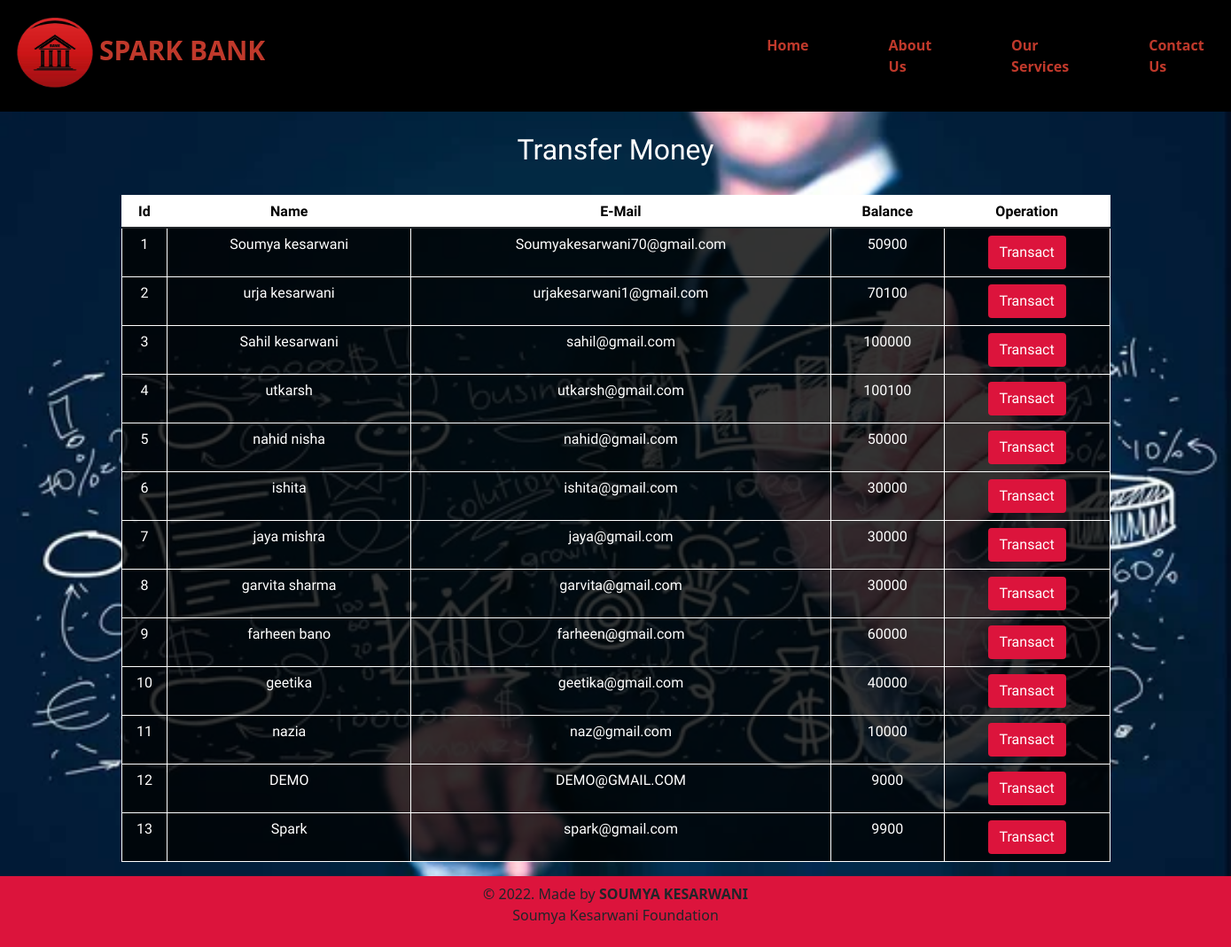
The app's page /transfermoney.php with its own data.
### tables this page shows
CREATE TABLE `users` (
  `id` int(11) NOT NULL,
  `name` varchar(255) NOT NULL,
  `email` varchar(255) NOT NULL,
  `balance` int(8) NOT NULL
);

### transfermoney.php (the view, shortened to what this page needs)
  <?php
  include 'navbar.php';
  ?>
<?php
    include 'config.php';?>
<?php
    $sql = "SELECT * FROM users";
    $result = mysqli_query($conn,$sql);
?>
<!doctype html>
<html lang="en">
  <head>
    <link href="https://cdn.jsdelivr.net/npm/bootstrap@5.1.3/dist/css/bootstrap.min.css" rel="stylesheet">
<link rel="stylesheet" href="https://cdnjs.cloudflare.com/ajax/libs/font-awesome/6.0.0-beta3/css/all.min.css" />
  </head>
  <body>
     <div class="bbb" >
   <div class="container" style="font-family: 'Supermercado One', cursive;">
        <h2 class="text-center pt-4" style="color : fff;">Transfer Money</h2>
        <br>
            <div class="row">
                <div class="col">
                    <div style="background: rgba(0, 0, 0, 0.8);">
                    <table class="table-responsive-sm table  table-sm  table-bordered" style="border-color:#fff;" >
                        <thead >
                            <tr style="color : #000; background: #fff;">
                            <th scope="col" class="text-center py-2">Id</th>
                            <th scope="col" class="text-center py-2">Name</th>
                            <th scope="col" class="text-center py-2">E-Mail</th>
                            <th scope="col" class="text-center py-2">Balance</th>
                            <th scope="col" class="text-center py-2">Operation</th>
                            </tr>
                        </thead>
                        <tbody>
                <?php
                    while($rows=mysqli_fetch_assoc($result)){
                ?>
                    <tr style="color : #fff;"class="justify-center text-center">
                        <td class="py-2"><?php echo $rows['id'] ?></td>
                        <td class="py-2"><?php echo $rows['name']?></td>
                        <td class="py-2"><?php echo $rows['email']?></td>
                        <td class="py-2"><?php echo $rows['balance']?></td>
                        <td class="py-2"><a href="selecteduserdetail.php?id= <?php echo $rows['id'] ;?>"> <button type="button" class="btn" style="background-color : crimson;color: #fff;">Transact</button></a></td>
                    </tr>
                <?php
                    }
                ?>
                        </tbody>
                    </table>
                    </div>
                </div>
            </div>
         </div>
 <?php
  include 'footer.php';
  ?>
  </body>
</html>

### navbar.php (shortened to what this page needs)
<nav class="navbar navbar-expand-lg navbar-dark  sticky-top" style="background: #000;">
  <div class="container-fluid">
    <a class="navbar-brand" href="#"><img src="./images/bankicon.png" alt="" width="100" height="100"><b style="color : #C0392B;font-size: 30px;">SPARK BANK</b></a>
    <div class="collapse navbar-collapse s " id="navbarSupportedContent">
      <ul class="navbar-nav ml-auto">
              <li class="nav-item">
                <a class="nav-link" href="index.php" ><b>Home</b></a>
              </li>
              <li class="nav-item">
                <a class="nav-link" href="https://internship.thesparksfoundation.info/"><b>About Us</b></a>
              </li>
              <li class="nav-item">
                <a class="nav-link" href="services.php"><b>Our Services</b></a>
              </li>
              <li class="nav-item">
                <a class="nav-link" href="contact.php" ><b>Contact Us</b></a>
              </li>
      </ul>
    </div>
  </div>
</nav>

### footer.php
<footer class="text-center  py-2" style="background:crimson;">
       <p>&copy 2022. Made by <b>SOUMYA KESARWANI</b> <br> Soumya Kesarwani Foundation</p>
     </footer>

### navbar.php (style rules this page uses)
.s .navbar-nav { margin-left: 480px; }
.s .navbar-nav .nav-item { margin-left: 50px; }
.s .navbar-nav .nav-item .nav-link { color : #C0392B; background: #000; transition: 1s ease; padding: 20px; }

### transfermoney.php (style rules this page uses)
.bbb { background: url('./images/user.jpg') no-repeat center; background-size: cover; margin-top: 0px; }

### records on screen
users: id "1", name "Soumya kesarwani", email "Soumyakesarwani70@gmail.com", balance "50900"
users: id "2", name "urja kesarwani", email "urjakesarwani1@gmail.com", balance "70100"
users: id "3", name "Sahil kesarwani", email "sahil@gmail.com", balance "100000"
users: id "4", name "utkarsh", email "utkarsh@gmail.com", balance "100100"
users: id "5", name "nahid nisha", email "nahid@gmail.com", balance "50000"
users: id "6", name "ishita", email "ishita@gmail.com", balance "30000"
users: id "7", name "jaya mishra", email "jaya@gmail.com", balance "30000"
users: id "8", name "garvita sharma", email "garvita@gmail.com", balance "30000"
users: id "9", name "farheen bano", email "farheen@gmail.com", balance "60000"
users: id "10", name "geetika", email "geetika@gmail.com", balance "40000"
users: id "11", name "nazia", email "naz@gmail.com", balance "10000"
users: id "12", name "DEMO", email "DEMO@GMAIL.COM", balance "9000"
users: id "13", name "Spark", email "spark@gmail.com", balance "9900"
